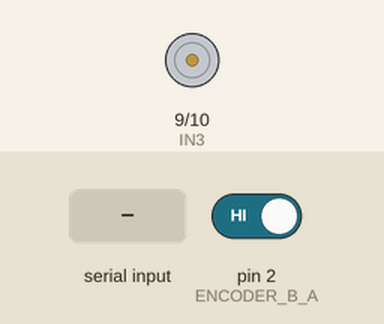
The sketch below on a simulated Arduino Uno, built with avr-gcc and run on an emulated ATmega328P. Parts: motor-driver pin pairs drawn as motors (green arrow = first pin HIGH = forward, orange = second pin HIGH = backward, longer = more drive, scaled by the enable pin). Inputs (shaded band) come from the test bench; at power-on: pin 2 (ENCODER_B_A) HIGH. What the sketch prints to the serial monitor is not drawn.

Above: at 1.2 s.
1.3 s: "f" received over Serial
At 2.4 s:
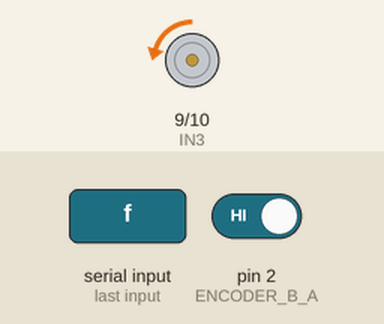
2.8 s: "s" received over Serial
At 3.7 s:
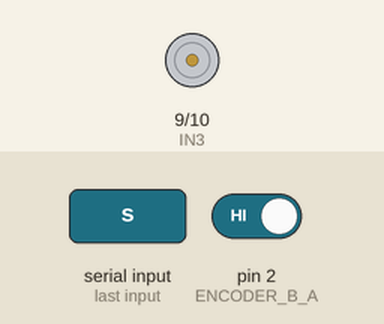
4.3 s: "b" received over Serial
At 4.7 s:
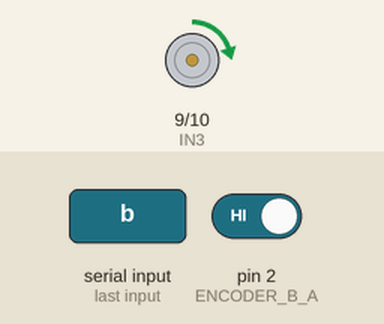
Timing chart, 0 to 7.3 s (numbered marks = the images above; inputs shaded):
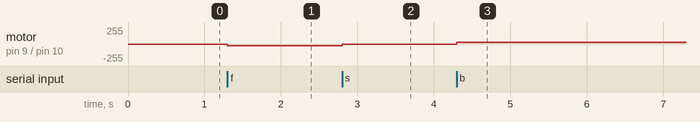

The sketch:

encoder_02.ino
```cpp
// L298N motor driver
//
#define ENB 6
#define IN3 9
#define IN4 10

#define ENCODER_B_A 2
#define ENCODER_B_B A0

byte encoderBLast;
bool encoderBDir = true;
int encoderBCount = 0;
bool active_A = false;

int distance= 0;
unsigned long speedTime;
unsigned long lastTime = 0;
bool logging = false;

int speed = 50;
void setSpeed(int s)
{
  speed = s;
}


void ISR_encoderB() {
  byte encoderBA = digitalRead(ENCODER_B_A);

  // 펄스 스피드 millis(); //
  unsigned long currTime = micros();
  speedTime = currTime - lastTime;
  lastTime = currTime;


  // 방향체크
  if (encoderBLast == LOW && encoderBA == HIGH) {
    byte encoderBB = digitalRead(ENCODER_B_B);
    if (encoderBB == LOW) {
      encoderBDir = true;
    } else if (encoderBB == HIGH) {
      encoderBDir = false;
    }
  }
  encoderBLast = encoderBA;

  // 회전 카운트
  if (encoderBDir) {
    encoderBCount++;
  } else {
    encoderBCount--;
  }

  if (encoderBDir) {
    if(encoderBCount > distance) {
      dc_stop();
    }
  } else {

    if(encoderBCount < distance) {
      dc_stop();
    }
  }


}

void setup() {
  Serial.begin(115200);

  pinMode(ENB, OUTPUT);
  pinMode(IN3, OUTPUT);
  pinMode(IN4, OUTPUT);

  pinMode(ENCODER_B_A, INPUT);
  pinMode(ENCODER_B_B, INPUT);

  attachInterrupt(digitalPinToInterrupt(ENCODER_B_A), ISR_encoderB, FALLING);


}


void loop() {

  if (Serial.available()) {
    char cmd = Serial.read();
    if (cmd == 'f') {
      Serial.println("forward");
      distance = 0;

      dc_forward();
      logging = true;
    } if (cmd == 'b') {
      Serial.println("backward");
      distance = 960; // 8펄스 * 120 기어비 = 960 한바퀴
      // 정밀도 = 360 / 960 = 0.09
      dc_backward();
      logging = true;
    } else if (cmd == 's') {
      Serial.println("stop");

      Serial.print(", distance = ");
      Serial.print(distance);

      Serial.print(" encoderB = ");
      Serial.print(encoderBCount);

      dc_stop();
      logging = false;
    }
  }

  unsigned long currTime = millis();
  if (active_A ) {
    Serial.print("speedB = ");
    Serial.print(speedTime);

    Serial.print(", distance = ");
    Serial.print(distance);

    Serial.print(" encoderB = ");
    Serial.print(encoderBCount);

    Serial.println();
    //lastTime = currTime;
  }

}


void dc_backward()
{

    if(!active_A) {
      //digitalWrite(IN3, HIGH);
      analogWrite(IN3, speed); // 모터 스피드 pwm

      digitalWrite(IN4, LOW);


      analogWrite(ENB, 125);

      //동작시작
      active_A = true;
    }

}

void dc_forward()
{

    if(!active_A) {
      digitalWrite(IN3, LOW);

      //digitalWrite(IN4, HIGH);
      analogWrite(IN4, speed); // 모터 스피드 pwm

      analogWrite(ENB, 125);

      //동작시작
      active_A = true;
    }


}

void dc_stop()
{
  if(active_A) {
    digitalWrite(IN3, LOW);
    digitalWrite(IN4, LOW);
    analogWrite(ENB, 0);

    //동작시작s
    active_A = false;
  }
}
```

Measured:
- after the input at 1.3 s, motor on pin 9 (IN3) / pin 10 (IN4): stopped → backward 25/255 at once
- after the input at 2.8 s, motor on pin 9 (IN3) / pin 10 (IN4): backward 25/255 → stopped at once
- after the input at 4.3 s, motor on pin 9 (IN3) / pin 10 (IN4): stopped → forward 24/255 at once
